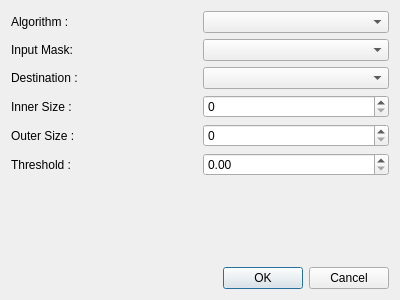
<?xml version="1.0" encoding="UTF-8"?>
<ui version="4.0">
 <class>QxrdZingerDialog</class>
 <widget class="QDialog" name="QxrdZingerDialog">
  <property name="geometry">
   <rect>
    <x>0</x>
    <y>0</y>
    <width>400</width>
    <height>300</height>
   </rect>
  </property>
  <property name="windowTitle">
   <string>Zinger Removal...</string>
  </property>
  <layout class="QGridLayout" name="gridLayout">
   <item row="0" column="0">
    <widget class="QLabel" name="label_2">
     <property name="text">
      <string>Algorithm :</string>
     </property>
    </widget>
   </item>
   <item row="0" column="1">
    <widget class="QComboBox" name="m_ZingerAlgorithm"/>
   </item>
   <item row="1" column="0">
    <widget class="QLabel" name="label_3">
     <property name="text">
      <string>Input Mask:</string>
     </property>
    </widget>
   </item>
   <item row="1" column="1">
    <widget class="QComboBox" name="m_ZingerMask"/>
   </item>
   <item row="2" column="0">
    <widget class="QLabel" name="label">
     <property name="text">
      <string>Destination :</string>
     </property>
    </widget>
   </item>
   <item row="2" column="1">
    <widget class="QComboBox" name="m_ZingerDestination"/>
   </item>
   <item row="3" column="0">
    <widget class="QLabel" name="label_4">
     <property name="text">
      <string>Inner Size :</string>
     </property>
    </widget>
   </item>
   <item row="3" column="1">
    <widget class="QSpinBox" name="m_ZingerSize1"/>
   </item>
   <item row="4" column="0">
    <widget class="QLabel" name="label_5">
     <property name="text">
      <string>Outer Size :</string>
     </property>
    </widget>
   </item>
   <item row="4" column="1">
    <widget class="QSpinBox" name="m_ZingerSize2"/>
   </item>
   <item row="5" column="0">
    <widget class="QLabel" name="label_6">
     <property name="text">
      <string>Threshold :</string>
     </property>
    </widget>
   </item>
   <item row="5" column="1">
    <widget class="QDoubleSpinBox" name="m_ZingerThreshold">
     <property name="maximum">
      <double>100000.000000000000000</double>
     </property>
    </widget>
   </item>
   <item row="6" column="0" colspan="2">
    <spacer name="verticalSpacer">
     <property name="orientation">
      <enum>Qt::Vertical</enum>
     </property>
     <property name="sizeHint" stdset="0">
      <size>
       <width>373</width>
       <height>41</height>
      </size>
     </property>
    </spacer>
   </item>
   <item row="7" column="0" colspan="2">
    <widget class="QDialogButtonBox" name="buttonBox">
     <property name="orientation">
      <enum>Qt::Horizontal</enum>
     </property>
     <property name="standardButtons">
      <set>QDialogButtonBox::Cancel|QDialogButtonBox::Ok</set>
     </property>
    </widget>
   </item>
  </layout>
 </widget>
 <resources/>
 <connections>
  <connection>
   <sender>buttonBox</sender>
   <signal>accepted()</signal>
   <receiver>QxrdZingerDialog</receiver>
   <slot>accept()</slot>
   <hints>
    <hint type="sourcelabel">
     <x>248</x>
     <y>254</y>
    </hint>
    <hint type="destinationlabel">
     <x>157</x>
     <y>274</y>
    </hint>
   </hints>
  </connection>
  <connection>
   <sender>buttonBox</sender>
   <signal>rejected()</signal>
   <receiver>QxrdZingerDialog</receiver>
   <slot>reject()</slot>
   <hints>
    <hint type="sourcelabel">
     <x>316</x>
     <y>260</y>
    </hint>
    <hint type="destinationlabel">
     <x>286</x>
     <y>274</y>
    </hint>
   </hints>
  </connection>
 </connections>
</ui>
